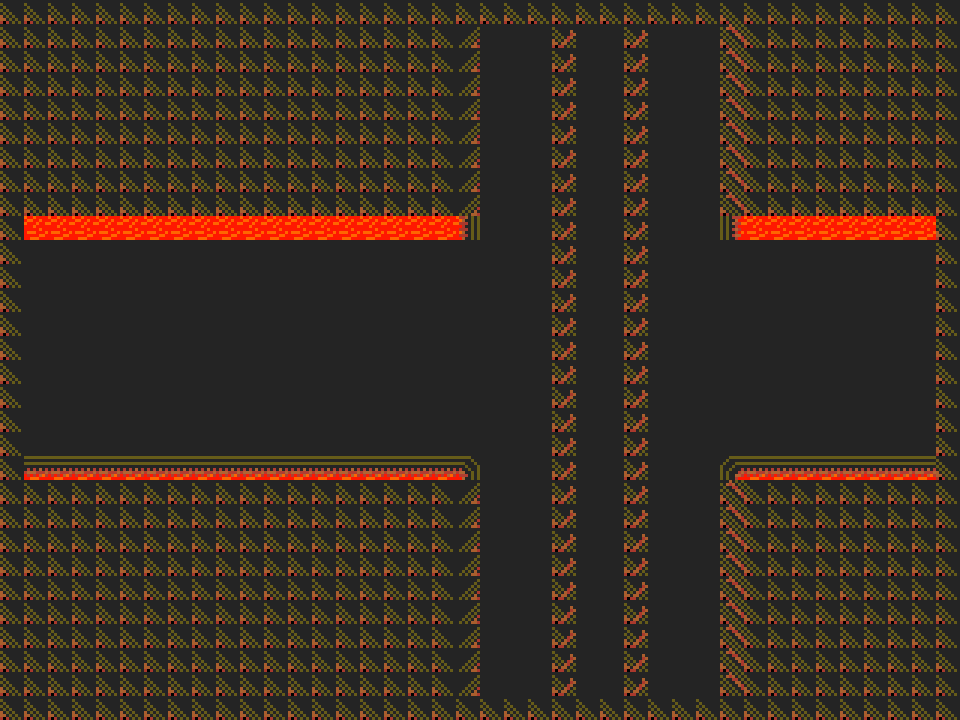

A level layout from a 2D game, rendered from its tile map. Below: a short description, then the map file with tile-grid data replaced by summaries:
An orthogonal 40x30 tile map with 24x24 px tiles, 3 tile layers (lava, street, collision), 2 tilesets and 9 objects (5x spawn, 4x destination).

<map version="1.0" orientation="orthogonal" width="40" height="30" tilewidth="24" tileheight="24">
 <tileset firstgid="1" name="first" tilewidth="24" tileheight="24">
  <image source="../gfx/tileset_scaled.png" trans="ff9a26" width="96" height="72" />
 </tileset>
 <tileset firstgid="13" name="spawntiles" tilewidth="24" tileheight="24">
  <image source="../gfx/spawntiles.png" trans="ff9a26" width="48" height="24" />
 </tileset>
 <layer name="lava" width="40" height="30">
  <data>[1200 cells, 1200 non-empty, 1 distinct tile ids]</data>
 </layer>
 <layer name="street" width="40" height="30">
  <data>[1200 cells, 622 non-empty, 10 distinct tile ids]</data>
 </layer>
 <layer name="collision" width="40" height="30">
  <data>[1200 cells, 136 non-empty, 1 distinct tile ids]</data>
 </layer>
 <objectgroup name="points" width="40" height="30">
  <object type="spawn" gid="13" x="63" y="265" />
  <object type="destination" gid="14" x="860" y="363">
   <properties>
    <property name="direction" value="right" />
   </properties>
  </object>
  <object type="spawn" gid="13" x="63" y="265" />
  <object type="spawn" gid="13" x="237" y="355" />
  <object type="spawn" gid="13" x="468" y="305" />
  <object type="spawn" gid="13" x="660" y="499" />
  <object type="destination" gid="14" x="593" y="90">
   <properties>
    <property name="direction" value="up" />
   </properties>
  </object>
  <object type="destination" gid="14" x="584" y="673">
   <properties>
    <property name="direction" value="down" />
   </properties>
  </object>
  <object type="destination" gid="14" x="50" y="359">
   <properties>
    <property name="direction" value="left" />
   </properties>
  </object>
 </objectgroup>
</map>